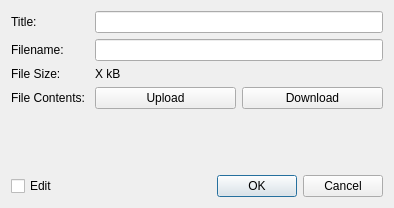
<?xml version="1.0" encoding="UTF-8"?>
<ui version="4.0">
 <class>modal_DataEntry</class>
 <widget class="QDialog" name="modal_DataEntry">
  <property name="windowModality">
   <enum>Qt::WindowModality::WindowModal</enum>
  </property>
  <property name="geometry">
   <rect>
    <x>0</x>
    <y>0</y>
    <width>394</width>
    <height>208</height>
   </rect>
  </property>
  <property name="windowTitle">
   <string>Edit/View Data Entry</string>
  </property>
  <property name="modal">
   <bool>true</bool>
  </property>
  <layout class="QVBoxLayout" name="verticalLayout">
   <item>
    <layout class="QFormLayout" name="formLayout">
     <item row="0" column="0">
      <widget class="QLabel" name="dataModal_LabelTitle">
       <property name="layoutDirection">
        <enum>Qt::LayoutDirection::LeftToRight</enum>
       </property>
       <property name="autoFillBackground">
        <bool>false</bool>
       </property>
       <property name="text">
        <string>Title:</string>
       </property>
       <property name="alignment">
        <set>Qt::AlignmentFlag::AlignLeading|Qt::AlignmentFlag::AlignLeft|Qt::AlignmentFlag::AlignVCenter</set>
       </property>
      </widget>
     </item>
     <item row="0" column="1">
      <widget class="QLineEdit" name="dataModal_LineEditTitle"/>
     </item>
     <item row="1" column="0">
      <widget class="QLabel" name="dataModal_LabelFileName">
       <property name="text">
        <string>Filename:</string>
       </property>
      </widget>
     </item>
     <item row="1" column="1">
      <widget class="QLineEdit" name="dataModal_LineEditFileName"/>
     </item>
     <item row="3" column="0">
      <widget class="QLabel" name="label_3">
       <property name="text">
        <string>File Contents: </string>
       </property>
      </widget>
     </item>
     <item row="3" column="1">
      <layout class="QHBoxLayout" name="horizontalLayout">
       <item>
        <widget class="QPushButton" name="dataModal_UploadButton">
         <property name="text">
          <string>Upload</string>
         </property>
        </widget>
       </item>
       <item>
        <widget class="QPushButton" name="dataModal_DownloadButton">
         <property name="text">
          <string>Download</string>
         </property>
        </widget>
       </item>
      </layout>
     </item>
     <item row="4" column="1">
      <spacer name="verticalSpacer">
       <property name="orientation">
        <enum>Qt::Orientation::Vertical</enum>
       </property>
       <property name="sizeHint" stdset="0">
        <size>
         <width>20</width>
         <height>40</height>
        </size>
       </property>
      </spacer>
     </item>
     <item row="2" column="1">
      <widget class="QLabel" name="dataModal_FileSizeLabel">
       <property name="text">
        <string>X kB</string>
       </property>
      </widget>
     </item>
     <item row="2" column="0">
      <widget class="QLabel" name="label">
       <property name="sizePolicy">
        <sizepolicy hsizetype="Maximum" vsizetype="Fixed">
         <horstretch>0</horstretch>
         <verstretch>0</verstretch>
        </sizepolicy>
       </property>
       <property name="minimumSize">
        <size>
         <width>60</width>
         <height>0</height>
        </size>
       </property>
       <property name="text">
        <string>File Size:</string>
       </property>
      </widget>
     </item>
    </layout>
   </item>
   <item>
    <layout class="QHBoxLayout" name="horizontalLayout_2">
     <item>
      <widget class="QCheckBox" name="dataModal_EditCheckBox">
       <property name="text">
        <string>Edit</string>
       </property>
      </widget>
     </item>
     <item>
      <widget class="QDialogButtonBox" name="dataModal_buttonBox">
       <property name="orientation">
        <enum>Qt::Orientation::Horizontal</enum>
       </property>
       <property name="standardButtons">
        <set>QDialogButtonBox::StandardButton::Cancel|QDialogButtonBox::StandardButton::Ok</set>
       </property>
      </widget>
     </item>
    </layout>
   </item>
  </layout>
 </widget>
 <resources/>
 <connections>
  <connection>
   <sender>dataModal_buttonBox</sender>
   <signal>accepted()</signal>
   <receiver>modal_DataEntry</receiver>
   <slot>accept()</slot>
   <hints>
    <hint type="sourcelabel">
     <x>257</x>
     <y>280</y>
    </hint>
    <hint type="destinationlabel">
     <x>157</x>
     <y>274</y>
    </hint>
   </hints>
  </connection>
  <connection>
   <sender>dataModal_buttonBox</sender>
   <signal>rejected()</signal>
   <receiver>modal_DataEntry</receiver>
   <slot>reject()</slot>
   <hints>
    <hint type="sourcelabel">
     <x>316</x>
     <y>260</y>
    </hint>
    <hint type="destinationlabel">
     <x>286</x>
     <y>274</y>
    </hint>
   </hints>
  </connection>
 </connections>
</ui>
